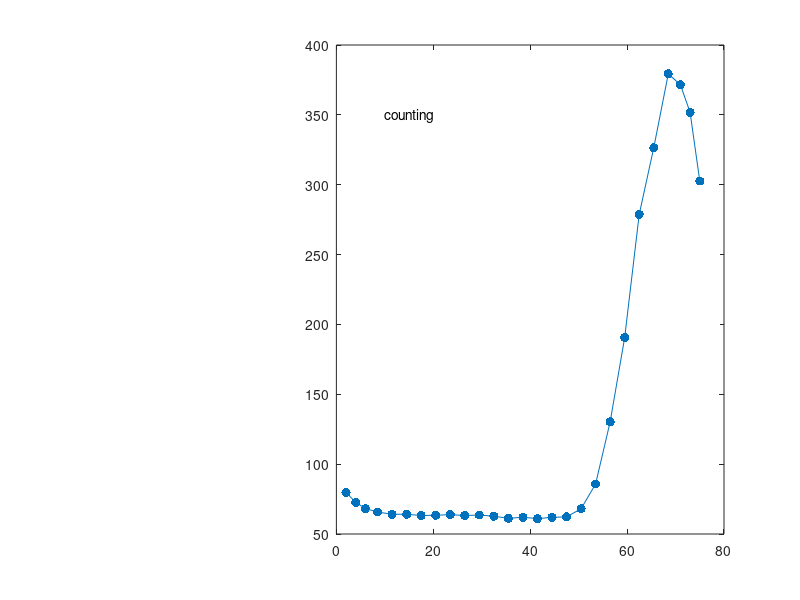

The MATLAB script that drew this image: (Note: this script raises an error after producing the figure.)

%% Data uploading

%load ys.mat;
load nys.mat;    ys = YY;
 
 alfs = [0,1,3,5,7,10,13,16,19,22,25,28,31,34,37,40,43,...
        46,49,52,55,58,61,64,67,70,72,74];
 bets = [alfs(2:28), 76];
 
 z = alfs + .5 *( bets -alfs);

%% ----------- Parameter Setting ------------------
N    = 800;                       % Number of iterations;
 
ZB   =   68.51 ;

 TB0 = 300;  %[150,500]; [370,400]; [380,390] 
 TB1 = 450;     
  
 
 %%  --------------  Real Time Animations
 TBS = TB0 + (TB1-TB0)* (0:(N-1))/(N-1); 
 
 RS   =   (1:N);                 % Records of SSR;
 LS   =   RS;                    % Records of LSE levels;

 
 m  =   200;
 Z   =  55 + (0:(m-1))/(m-1) * (76 - 55);
  
 Rm = 1E+5;
 ZBm = 68;
 TBm = 450;
 
 
figure (1); subplot(1,3,[2,3]);
 plot(z(2:28),ys(2:28),'.-','MarkerSize',20);
 h_str = text(10,350,'counting');
for ii = 1:N, 
  TB = TBS(ii);  
  ZB   =   68.5 + 4 *sin((ii/N)* 16 * pi) ; %+0.0015 * randn(1);
  
  [BET, Yh, R] = Q(ZB, TB, ys); 
  
         if R < Rm
               Rm = R;
              ZBm = ZB;
              TBm = TB;
         end
         
  str1 = ['Total No. of iterations:   [ ',num2str(N),'  ] '];
  str2 = ['The iteration No. :         [ ',  num2str(ii), ' ]'];             
%   str3 = ['Level of LSEs :      [   ', num2str(ib), '   ]'];
  str4 = ['SSE   =                  [  ', num2str(R),' ]' ];
  str5 = ['The Min. SSE =     [ ',num2str(Rm),' ]'];
  str6 = ['Est. [ ZB, TB ] =     [ ',num2str(ZBm),', ',...
            num2str(TBm),' ]'];
  
 %  -------- Fittings:
  
     a1 = BET(1); b1 = BET(2); a2 = BET(3); b2 = BET(4);
      c1 = TB + a1 * ( - ZB^2) + b1 *(-ZB);   % Ignore a * (delta ^2 /3);
      c2 = TB + a2 * ( - ZB^2) + b2 *(-ZB); 
     y1 = a1 * Z.^2 + b1 * Z + c1;
     y2 = a2 * Z.^2 + b2 * Z + c2;
    
  RS(ii) = R;    % SSEs
%   LS(ii) = ib;    % LSE levels; 
  
 
  
  
 subplot(1,3,[2,3]); 
    
 plot(z(2:28),ys(2:28),'.-','MarkerSize',30); hold on; 
 plot(z(21:28),Yh,'o-r','MarkerSize',10);
 plot(ZB,TB,'.','MarkerSize',30,'Color','r');hold off;

     line([40,76],[TB0,TB0],'Color','r');   % Range of temperature;
     line([40,76],[TB1,TB1],'Color','r');
     
   text(5,450,str1,'FontSize',20);
   text(5,400,str2,'FontSize',20);
%    text(5,350,str3,'FontSize',20);
   text(5,300,str4,'FontSize',20);
   text(5,250,str5,'FontSize',20);
   text(5,200,str6,'FontSize',20); 
       
     %--- Jie Qing lines ------------------
       if a1 < - 0.01
           M1 = - 0.5 * b1 /a1; 
           line([M1,M1],[50,500],'Color','b');
       end
       if a2 < - 0.01
           M2 = - 0.5 * b2 /a2; 
           line([M2,M2],[50,500],'Color','b'); 
       end
       
    line(Z,y1,'Color','k');          % Background fitting curves;
         line(Z,y2,'Color','k');
         line([ZB,ZB],[50,TB],'Color','r');   % Current [ZB,TB];
       for jj = 20:28,                     % Marking flue gas boxes;
          line([bets(jj),bets(jj)],[50,60],'LineWidth',5,'Color','r'); 
       end          
       
       xlim([1,77]);
       ylim([50,500]);
       grid on; grid minor;
    drawnow; 
 
 subplot(1,3,1);
   n_ms = 15; 
  if ii==1
     plot(TB,R,'.','MarkerSize',n_ms); xlim([TB0,TB1]); ylim([0,25000]); 
     ht = title('SSE');
     grid on; grid minor;
     hold on;
  else
      plot(TB,R,'.','MarkerSize',n_ms);  hold on;
  end

end

 
  
subplot(1,3,1);  
     line(TBS,RS);   hold off;

     %%
figure (2);  
      plot(TBS,RS,'.-','MarkerSize',n_ms);  title('SSE');
       xlim([TB0,TB1]); ylim([0,max(RS)]); 
         grid on; grid minor;
 